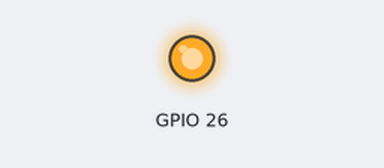
Recording of a program running on a simulated Raspberry Pi (BCM pin numbers). Parts: output pins drawn as LEDs (lit = HIGH).

Above: at 0.1 s.
Timing chart, 0 to 1.6 s (numbered marks = the images above):
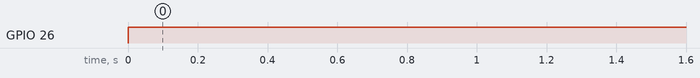

The program:

testmotor.py
```python
#!/usr/bin/env python

import RPi.GPIO as GPIO
from time import sleep

GPIO.setmode (GPIO.BCM)
GPIO.setup (26, GPIO.OUT)
#GPIO.setup (15, GPIO.OUT)
#forward(3)
#sleep(0.5)
try:

 while True:
	GPIO.output(26, 1)
	sleep(0.5)

except KeyboardInterrupt:
 GPIO.cleanup()
```

Measured:
- by itself, GPIO 26: LOW → HIGH at 0.00 s
